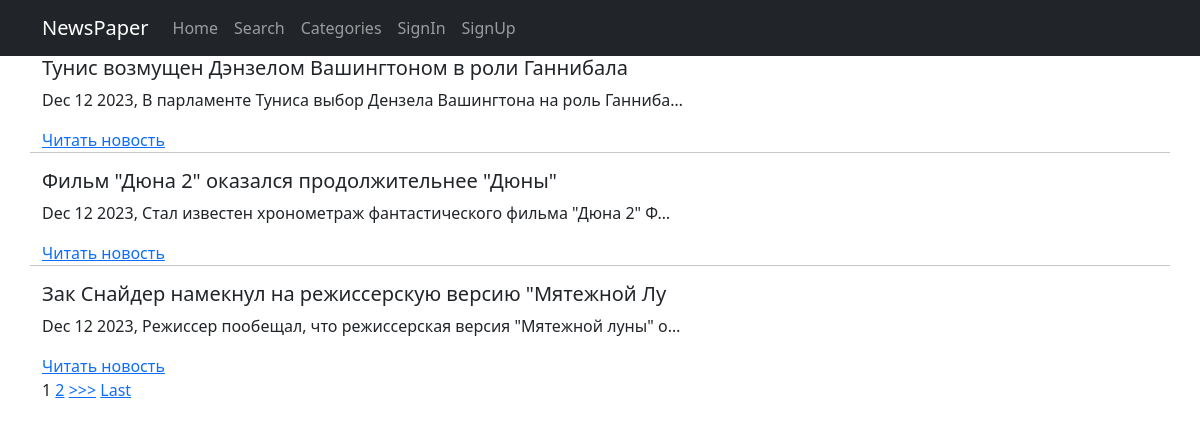
The page /news/ on the database as committed earlier.
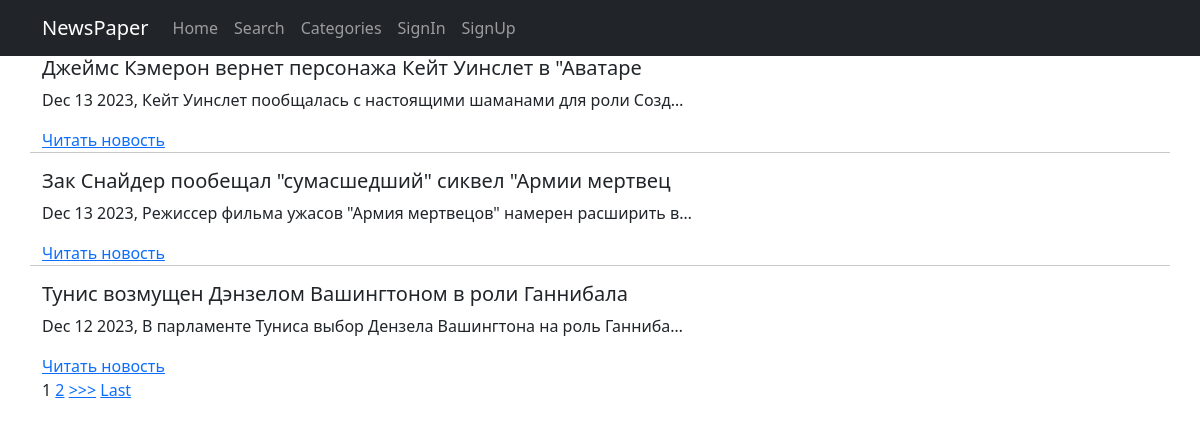
The same page on the database as committed later.
### news/models.py (models this page shows, shortened)
class Post(models.Model, Grade):
    note = models.CharField(max_length=2, choices=NOTES, default=news)
    time_to_create = models.DateTimeField(auto_now_add=True)
    time_to_update = models.DateTimeField(auto_now=True)
    header = models.CharField(max_length=56)
    text = models.TextField()
    rating = models.IntegerField(default=0)
    author = models.ForeignKey('Author', on_delete=models.CASCADE)
    categories = models.ManyToManyField('Category', through='PostCategory')

### news/views.py (the view)
# urls.py: path('', NewsListView.as_view(), name='news_list'),
class NewsListView(BecameAuthor, ListView):
    model = Post
    ordering = '-time_to_update'
    template_name = 'news/allnews.html'
    context_object_name = 'allnews'
    paginate_by = 3

### news/templatetags/censor_filters.py (called while the page is built)
@register.filter()
def censor_filter(cens_str: str) -> str:
    try:
        if not isinstance(cens_str, str):
            raise ValueError
        cens_str_low = cens_str.lower()
        for word in censor_tuple:
            if word in cens_str_low:
                word_v = f"{word[0]}{'*'*(len(word)-1)}"
                for _ in range(cens_str_low.count(word)):
                    word_i = cens_str_low.index(word)
                    word_cens_str = cens_str[word_i:(word_i+len(word))]
                    cens_str = cens_str.replace(word_cens_str, word_v)
                    cens_str_low = cens_str.lower()
    except ValueError:
        print('Censor filter is used with str obj!')
    return cens_str

### news/views.py (called while the page is built)
    def get_context_data(self, **kwargs):
        context = super().get_context_data(**kwargs)
        context['is_not_authors'] = not self.request.user.groups.filter(
            name='authors').exists()
        context['is_authors'] = self.request.user.groups.filter(
            name='authors').exists()
        return context

### templates/news/allnews.html (shortened to what this page needs)
{% extends 'flatpages/default.html' %}
{% load censor_filters %}
{% block content %}
  {% for n in allnews %}
    <h5>{{ n.header|censor_filter }}</h5>
    <p>{{ n.time_to_update|date:'M d Y' }}, {{ n.text|truncatechars:61|censor_filter }}</p>
    <a href="{% url 'news_detail' n.pk %}">Читать новость</a>
    {% if not forloop.last %}
    <hr>
    {% endif %}
  {% empty %}
    <h2 style="text-align: center; margin-top: 20px">No news here</h2>
  {% endfor %}
  {% if is_paginated %}
  <div>
    {% for num in page_obj.paginator.page_range %}
      {% if page_obj.number == num %}
        <a>{{ num }}</a>
      {% elif num > page_obj.number|add:'-2' and num < page_obj.number|add:'2' %}
        <a href="?page={{ num }}">{{ num }}</a>
      {% endif %}
    {% endfor %}
    {% if page_obj.has_next %}
      <a href="?page={{ page_obj.next_page_number }}">>>></a>
      <a href="?page={{ page_obj.paginator.num_pages }}">Last</a>
    {% endif %}
  </div>
  {% endif %}
{% endblock content %}

Rows that differ between the two databases and show on the page:
no longer on this page (row unchanged): Post: header|censor_filter "Фильм \"Дюна 2\" оказался продолжительнее \"Дюны\"", time_to_update "Dec 12 2023", text|censor_filter "Стал известен хронометраж фантастического фильма \"Дюна 2\" Ф…"
no longer on this page (row unchanged): Post: header|censor_filter "Зак Снайдер намекнул на режиссерскую версию \"Мятежной Лу", time_to_update "Dec 12 2023", text|censor_filter "Режиссер пообещал, что режиссерская версия \"Мятежной луны\" о…"
added Post: header|censor_filter "Джеймс Кэмерон вернет персонажа Кейт Уинслет в \"Аватаре", time_to_update "Dec 13 2023", text|censor_filter "Кейт Уинслет пообщалась с настоящими шаманами для роли Созд…"
added Post: header|censor_filter "Зак Снайдер пообещал \"сумасшедший\" сиквел \"Армии мертвец", time_to_update "Dec 13 2023", text|censor_filter "Режиссер фильма ужасов \"Армия мертвецов\" намерен расширить в…"
